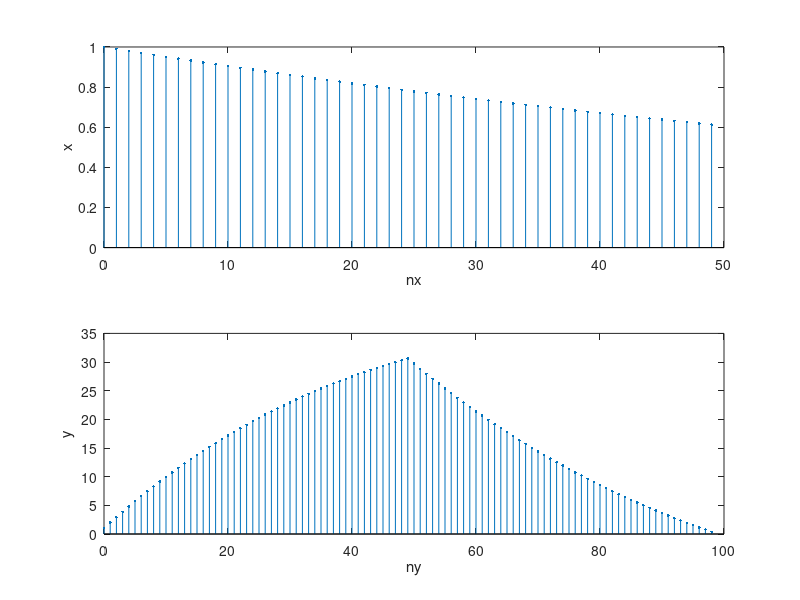

This chart was generated by the following MATLAB code:
L = 100;
N = L/2;
nx = 0:N-1;
ny = 0:L-2;
f_s = 100;
x = exp(-nx/f_s);
y = conv(x,x);
subplot(2,1,1)
stem(nx,x,'.');
xlabel('nx');
ylabel('x');
subplot(2,1,2)
stem(ny,y,'.');
xlabel('ny');
ylabel('y');
